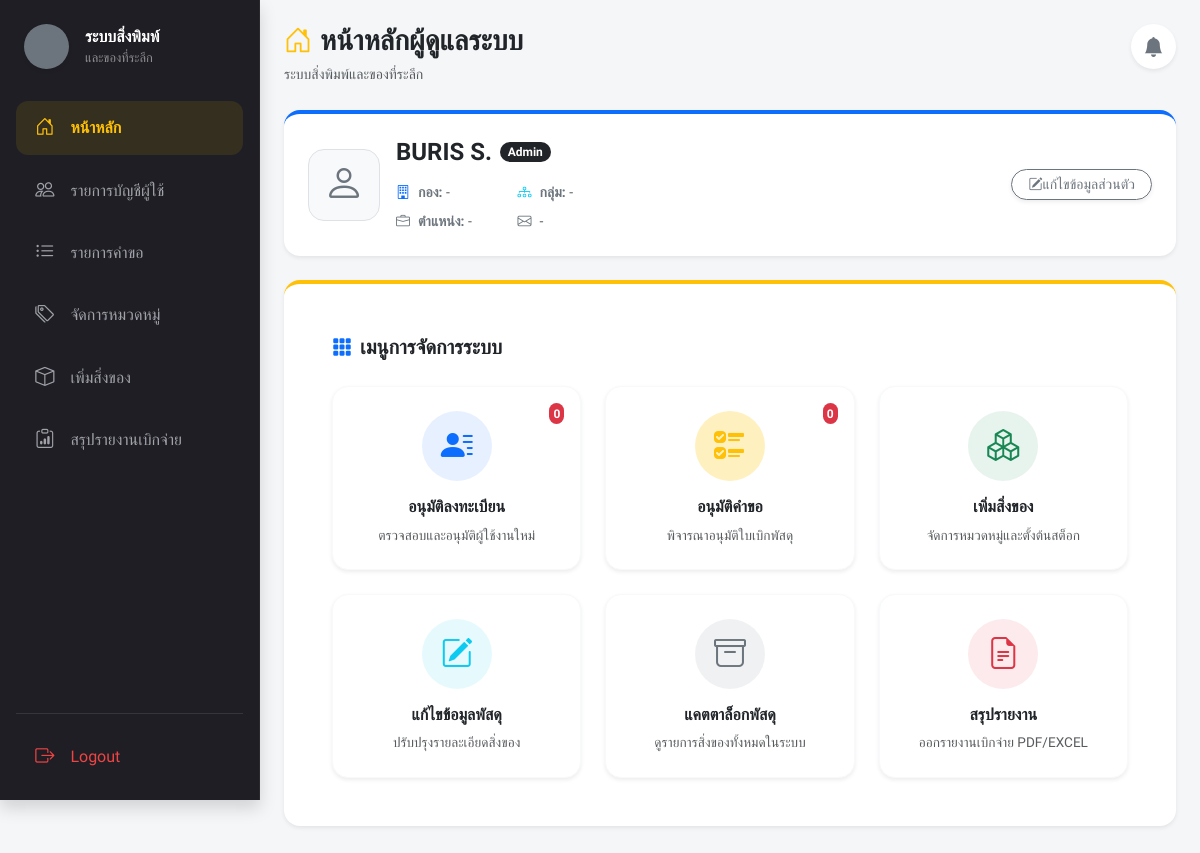
/index.php (signed in), run on the app's committed database.
### tables this page shows
CREATE TABLE `users` (
  `user_id` int(11) NOT NULL,
  `username` varchar(50) NOT NULL,
  `password` varchar(255) NOT NULL,
  `full_name` varchar(100) DEFAULT NULL,
  `email` varchar(150) DEFAULT NULL,
  `department_id` int(11) DEFAULT NULL,
  `sub_department_id` int(11) DEFAULT NULL,
  `employment_type_id` int(11) DEFAULT NULL,
  `position` varchar(100) DEFAULT NULL,
  `phone_number` varchar(20) DEFAULT NULL,
  `role` varchar(20) DEFAULT 'User',
  `approve_user` int(2) NOT NULL DEFAULT 0,
  `created_at` datetime NOT NULL
);

### views/admin/home.php (the view, shortened to what this page needs)
<?php
$stmt = $pdo->prepare("SELECT u.*, d.department_name, sd.sub_department_name FROM users u LEFT JOIN departments d ON u.department_id = d.department_id LEFT JOIN sub_departments sd ON u.sub_department_id = sd.sub_department_id WHERE u.user_id = :user_id LIMIT 1");
$stmt->execute([':user_id' => $_SESSION['user_id']]);
$currentUser = $stmt->fetch();
?>
<div class="d-flex justify-content-between align-items-start mb-4">
    <div>
        <h3 class="fw-bolder mb-1 text-dark">
            <i class="bi bi-house-door text-warning me-2"></i>หน้าหลักผู้ดูแลระบบ
        </h3>
        <span class="text-muted small">ระบบสิ่งพิมพ์และของที่ระลึก</span>
    </div>
    <div class="dropdown">
        <button class="btn btn-white bg-white border-0 position-relative shadow-sm rounded-circle p-2" type="button" data-bs-toggle="dropdown" aria-expanded="false" style="width: 45px; height: 45px;">
            <i class="bi bi-bell-fill fs-5 text-secondary"></i>
        </button>
    </div>
</div>
<div class="card border-0 shadow-sm rounded-4 mb-4" style="border-top: 4px solid #0d6efd !important;">
    <div class="card-body p-4">
        <div class="d-flex flex-column flex-md-row align-items-start align-items-md-center justify-content-between gap-3">
            <div class="d-flex align-items-center gap-3">
                <div class="rounded-4 bg-light d-flex align-items-center justify-content-center text-secondary border flex-shrink-0" style="width: 72px; height: 72px;">
                    <i class="bi bi-person fs-1"></i>
                </div>
                <div>
                    <div class="d-flex align-items-center gap-2 mb-1 flex-wrap">
                        <h4 class="fw-bold mb-0 text-dark"><?= htmlspecialchars($currentUser['full_name']) ?></h4>
                        <span class="badge bg-dark rounded-pill px-2.5 py-1 fw-semibold small"><?= htmlspecialchars($currentUser['role']) ?></span>
                    </div>
                    <div class="row g-2 text-muted small mt-2" style="max-width: 620px;">
                        <div class="col-6 d-flex align-items-center">
                            <i class="bi bi-building text-primary me-2 flex-shrink-0"></i>
                            <span><strong class="text-secondary">กอง:</strong> <?= htmlspecialchars($currentUser['department_name'] ?? '-') ?></span>
                        </div>
                        <div class="col-6 d-flex align-items-center">
                            <i class="bi bi-diagram-3 text-info me-2 flex-shrink-0"></i>
                            <span><strong class="text-secondary">กลุ่ม:</strong> <?= htmlspecialchars($currentUser['sub_department_name'] ?? '-') ?></span>
                        </div>
                        <div class="col-6 d-flex align-items-center">
                            <i class="bi bi-briefcase text-secondary me-2 flex-shrink-0"></i>
                            <span><strong class="text-secondary">ตำแหน่ง:</strong> <?= htmlspecialchars($currentUser['position'] ?? '-') ?></span>
                        </div>
                        <div class="col-6 d-flex align-items-center">
                            <i class="bi bi-envelope text-secondary me-2 flex-shrink-0"></i>
                            <span><?= htmlspecialchars($currentUser['email'] ?? '-') ?></span>
                        </div>
                    </div>
                </div>
            </div>
            <div class="ms-md-auto align-self-md-center flex-shrink-0">
                <a href="index.php?page=profile" class="btn btn-outline-secondary rounded-pill px-3 py-1.5 btn-sm fw-medium d-flex align-items-center gap-1.5 shadow-sm">
                    <i class="bi bi-pencil-square"></i>
                    <span>แก้ไขข้อมูลส่วนตัว</span>
                </a>
            </div>
        </div>
    </div>
</div>
<div class="card border-0 shadow-sm rounded-4 bg-white p-4 p-xl-5 mb-5 border-warning border-top border-4">
    <div class="d-flex align-items-center mb-4">
        <i class="bi bi-grid-3x3-gap-fill fs-5 text-primary me-2"></i>
        <h5 class="fw-bold mb-0 text-dark">เมนูการจัดการระบบ</h5>
    </div>
    <div class="row g-4">
        <div class="col-sm-6 col-lg-4">
            <a href="#" class="text-decoration-none">
                <div class="card border border-light rounded-4 h-100 text-center p-4 hover-shadow transition-all bg-white shadow-sm">
                <span id="card-noti-badge-1" shadow-sm d-none class="badge bg-danger position-absolute top-0 end-0 mt-3 me-3 rounded-pill px-1     ">0</span>
                    <div class="d-flex justify-content-center mb-3">
                        <div class="bg-primary bg-opacity-10 rounded-circle d-flex justify-content-center align-items-center" style="width: 70px; height: 70px;">
                            <i class="bi bi-person-lines-fill fs-2 text-primary"></i>
                        </div>
                    </div>
                    <h6 class="fw-bolder text-dark mb-2">อนุมัติลงทะเบียน</h6>
                    <p class="text-muted small mb-0" style="font-size: 0.85rem;">ตรวจสอบและอนุมัติผู้ใช้งานใหม่</p>
                </div>
            </a>
        </div>
        <div class="col-sm-6 col-lg-4">
            <a href="index.php?page=request_list" class="text-decoration-none">
                <div class="card border border-light rounded-4 h-100 text-center p-4 hover-shadow transition-all bg-white shadow-sm">
                    <span id="card-noti-badge" shadow-sm d-none class="badge bg-danger position-absolute top-0 end-0 mt-3 me-3 rounded-pill px-1     ">0</span>
                    <div class="d-flex justify-content-center mb-3">
                        <div class="bg-warning bg-opacity-25 rounded-circle d-flex justify-content-center align-items-center" style="width: 70px; height: 70px;">
                            <i class="bi bi-ui-checks fs-2 text-warning"></i>
                        </div>
                    </div>
                    <h6 class="fw-bolder text-dark mb-2">อนุมัติคำขอ </h6>
                    <p class="text-muted small mb-0" style="font-size: 0.85rem;">พิจารณาอนุมัติใบเบิกพัสดุ</p>
                </div>
            </a>
        </div>
        <div class="col-sm-6 col-lg-4">
            <a href="index.php?page=manage_items" class="text-decoration-none">
                <div class="card border border-light rounded-4 h-100 text-center p-4 hover-shadow transition-all bg-white shadow-sm">
                    <div class="d-flex justify-content-center mb-3">
                        <div class="bg-success bg-opacity-10 rounded-circle d-flex justify-content-center align-items-center" style="width: 70px; height: 70px;">
                            <i class="bi bi-boxes fs-2 text-success"></i>
                        </div>
                    </div>
                    <h6 class="fw-bolder text-dark mb-2">เพิ่มสิ่งของ</h6>
                    <p class="text-muted small mb-0" style="font-size: 0.85rem;">จัดการหมวดหมู่และตั้งต้นสต็อก</p>
                </div>
            </a>
        </div>
        <div class="col-sm-6 col-lg-4">
            <a href="#" class="text-decoration-none">
                <div class="card border border-light rounded-4 h-100 text-center p-4 hover-shadow transition-all bg-white shadow-sm">
                    <div class="d-flex justify-content-center mb-3">
                        <div class="bg-info bg-opacity-10 rounded-circle d-flex justify-content-center align-items-center" style="width: 70px; height: 70px;">
                            <i class="bi bi-pencil-square fs-2 text-info"></i>
                        </div>
                    </div>
                    <h6 class="fw-bolder text-dark mb-2">แก้ไขข้อมูลพัสดุ</h6>
                    <p class="text-muted small mb-0" style="font-size: 0.85rem;">ปรับปรุงรายละเอียดสิ่งของ</p>
                </div>
            </a>
        </div>
        <div class="col-sm-6 col-lg-4">
            <a href="#" class="text-decoration-none">
                <div class="card border border-light rounded-4 h-100 text-center p-4 hover-shadow transition-all bg-white shadow-sm">
                    <div class="d-flex justify-content-center mb-3">
                        <div class="bg-secondary bg-opacity-10 rounded-circle d-flex justify-content-center align-items-center" style="width: 70px; height: 70px;">
                            <i class="bi bi-archive fs-2 text-secondary"></i>
                        </div>
                    </div>
                    <h6 class="fw-bolder text-dark mb-2">แคตตาล็อกพัสดุ</h6>
                    <p class="text-muted small mb-0" style="font-size: 0.85rem;">ดูรายการสิ่งของทั้งหมดในระบบ</p>
                </div>
            </a>
        </div>
        <div class="col-sm-6 col-lg-4">
            <a href="index.php?page=inventory_report" class="text-decoration-none">
                <div class="card border border-light rounded-4 h-100 text-center p-4 hover-shadow transition-all position-relative bg-white shadow-sm">
                    <div class="d-flex justify-content-center mb-3">
                        <div class="bg-danger bg-opacity-10 rounded-circle d-flex justify-content-center align-items-center" style="width: 70px; height: 70px;">
                            <i class="bi bi-file-earmark-text fs-2 text-danger"></i>
                        </div>
                    </div>
                    <h6 class="fw-bolder text-dark mb-2">สรุปรายงาน</h6>
                    <p class="text-muted small mb-0" style="font-size: 0.85rem;">ออกรายงานเบิกจ่าย PDF/EXCEL</p>
                </div>
            </a>
        </div>
    </div>
</div>

### assets/css/style.css (style rules this page uses)
:root { --portal-ink: #1e1e24; --portal-yellow: #ffc107; --portal-surface: #f8f9fa; }
body { background: var(--portal-surface); }

### includes/header.php (style rules this page uses)
body, .container-fluid, .card, .btn, table, input, select { font-family: 'Prompt', sans-serif !important; }
::placeholder { color: #6c757d !important; opacity: 1 !important; }

### views/admin/home.php (style rules this page uses)
.hover-shadow { transition: transform 0.2s ease-in-out, box-shadow 0.2s ease-in-out; }

### data on the page
users: full_name "BURIS S.", role "Admin", position "-", email "-"

### other printed values
$currentUser['department_name'] "-"
$currentUser['sub_department_name'] "-"
